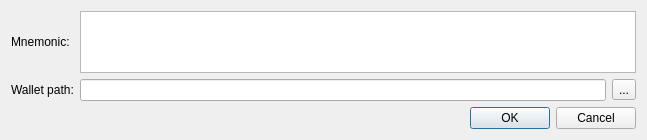
<?xml version="1.0" encoding="UTF-8"?>
<ui version="4.0">
 <class>RestoreFromMnemonicSeedDialog</class>
 <widget class="QDialog" name="RestoreFromMnemonicSeedDialog">
  <property name="geometry">
   <rect>
    <x>0</x>
    <y>0</y>
    <width>647</width>
    <height>140</height>
   </rect>
  </property>
  <property name="minimumSize">
   <size>
    <width>0</width>
    <height>130</height>
   </size>
  </property>
  <property name="windowTitle">
   <string>Restore from mnemonic phrase</string>
  </property>
  <layout class="QVBoxLayout" name="verticalLayout">
   <item>
    <layout class="QGridLayout" name="gridLayout">
     <item row="0" column="0">
      <widget class="QLabel" name="label">
       <property name="text">
        <string>Mnemonic:</string>
       </property>
      </widget>
     </item>
     <item row="2" column="2">
      <widget class="QToolButton" name="m_selectPathButton">
       <property name="text">
        <string>...</string>
       </property>
      </widget>
     </item>
     <item row="2" column="0">
      <widget class="QLabel" name="label_2">
       <property name="text">
        <string>Wallet path:</string>
       </property>
      </widget>
     </item>
     <item row="2" column="1">
      <widget class="QLineEdit" name="m_pathEdit"/>
     </item>
     <item row="0" column="1" colspan="2">
      <widget class="QTextEdit" name="m_seedEdit">
       <property name="readOnly">
        <bool>false</bool>
       </property>
      </widget>
     </item>
    </layout>
   </item>
   <item>
    <spacer name="verticalSpacer">
     <property name="orientation">
      <enum>Qt::Vertical</enum>
     </property>
     <property name="sizeHint" stdset="0">
      <size>
       <width>20</width>
       <height>2</height>
      </size>
     </property>
    </spacer>
   </item>
   <item>
    <layout class="QHBoxLayout" name="horizontalLayout">
     <item>
      <widget class="QLabel" name="m_errorLabel">
       <property name="text">
        <string/>
       </property>
      </widget>
     </item>
     <item>
      <spacer name="horizontalSpacer">
       <property name="orientation">
        <enum>Qt::Horizontal</enum>
       </property>
       <property name="sizeHint" stdset="0">
        <size>
         <width>40</width>
         <height>20</height>
        </size>
       </property>
      </spacer>
     </item>
     <item>
      <widget class="QPushButton" name="m_okButton">
       <property name="text">
        <string>OK</string>
       </property>
       <property name="autoDefault">
        <bool>false</bool>
       </property>
       <property name="default">
        <bool>true</bool>
       </property>
      </widget>
     </item>
     <item>
      <widget class="QPushButton" name="m_cancelButton">
       <property name="text">
        <string>Cancel</string>
       </property>
       <property name="autoDefault">
        <bool>false</bool>
       </property>
      </widget>
     </item>
    </layout>
   </item>
  </layout>
 </widget>
 <resources/>
 <connections>
  <connection>
   <sender>m_selectPathButton</sender>
   <signal>clicked()</signal>
   <receiver>RestoreFromMnemonicSeedDialog</receiver>
   <slot>selectPathClicked()</slot>
   <hints>
    <hint type="sourcelabel">
     <x>620</x>
     <y>54</y>
    </hint>
    <hint type="destinationlabel">
     <x>323</x>
     <y>65</y>
    </hint>
   </hints>
  </connection>
  <connection>
   <sender>m_okButton</sender>
   <signal>clicked()</signal>
   <receiver>RestoreFromMnemonicSeedDialog</receiver>
   <slot>accept()</slot>
   <hints>
    <hint type="sourcelabel">
     <x>594</x>
     <y>102</y>
    </hint>
    <hint type="destinationlabel">
     <x>323</x>
     <y>65</y>
    </hint>
   </hints>
  </connection>
  <connection>
   <sender>m_cancelButton</sender>
   <signal>clicked()</signal>
   <receiver>RestoreFromMnemonicSeedDialog</receiver>
   <slot>reject()</slot>
   <hints>
    <hint type="sourcelabel">
     <x>511</x>
     <y>102</y>
    </hint>
    <hint type="destinationlabel">
     <x>323</x>
     <y>65</y>
    </hint>
   </hints>
  </connection>
  <connection>
   <sender>m_seedEdit</sender>
   <signal>textChanged()</signal>
   <receiver>RestoreFromMnemonicSeedDialog</receiver>
   <slot>onTextChanged()</slot>
   <hints>
    <hint type="sourcelabel">
     <x>355</x>
     <y>38</y>
    </hint>
    <hint type="destinationlabel">
     <x>323</x>
     <y>69</y>
    </hint>
   </hints>
  </connection>
 </connections>
 <slots>
  <slot>selectPathClicked()</slot>
 </slots>
</ui>
